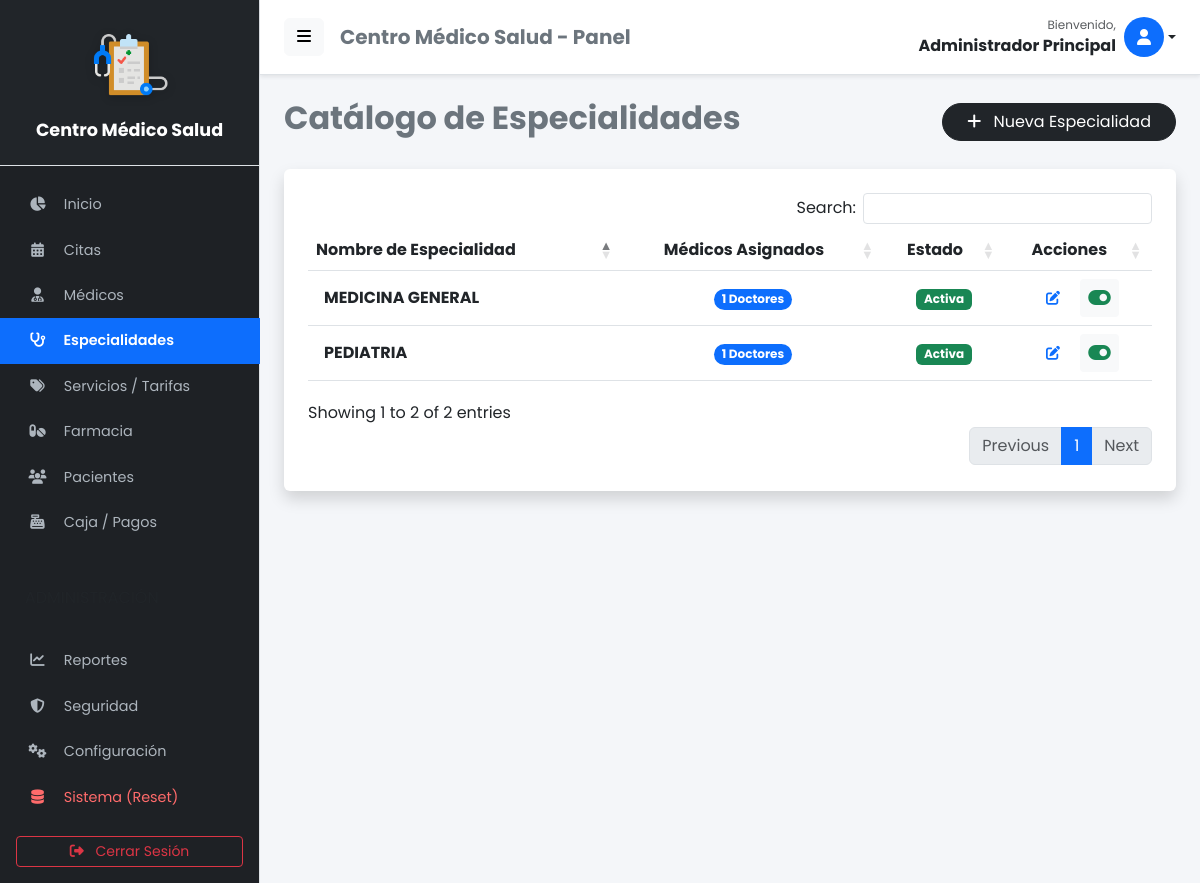
Screenshot of /especialidades (signed in) with the database file from the repository.
### tables this page shows
CREATE TABLE IF NOT EXISTS `configuracion` (
  `id` int NOT NULL,
  `nombre_clinica` varchar(100) DEFAULT NULL,
  `direccion` varchar(255) DEFAULT NULL,
  `telefono` varchar(50) DEFAULT NULL,
  `email` varchar(100) DEFAULT NULL,
  `moneda` varchar(5) DEFAULT 'S/.',
  `logo` varchar(255) DEFAULT NULL,
  PRIMARY KEY (`id`)
);

CREATE TABLE IF NOT EXISTS `especialidades` (
  `id_especialidad` int NOT NULL AUTO_INCREMENT,
  `nombre` varchar(100) NOT NULL,
  `estado` tinyint(1) DEFAULT '1',
  PRIMARY KEY (`id_especialidad`)
);

### app/controllers/EspecialidadController.php (called while the page is built, shortened)
<?php
require_once APP_ROOT . '/models/Especialidad.php';
class EspecialidadController {
    public function index() {
        $database = new Database();
        $db = $database->connect();
        $especialidadModel = new Especialidad($db);
        $resultado = $especialidadModel->leer();
        require_once APP_ROOT . '/views/admin/especialidades.php';
    }
}

### app/models/Configuracion.php (called while the page is built, shortened)
<?php
class Configuracion {
    private $conn;
    private $table = 'configuracion';
    public function __construct($db) {
        $this->conn = $db;
    }
    public function obtener() {
        $query = "SELECT * FROM " . $this->table . " WHERE id = 1";
        $stmt = $this->conn->prepare($query);
        $stmt->execute();
        return $stmt->fetch(PDO::FETCH_ASSOC);
    }
}

### app/models/Especialidad.php (called while the page is built, shortened)
<?php
class Especialidad {
    private $conn;
    private $table = 'especialidades';
    public function __construct($db) {
        $this->conn = $db;
    }
    public function leer() {
        $query = 'SELECT e.id_especialidad, e.nombre, e.estado,
                         (SELECT COUNT(*) FROM medicos m WHERE m.id_especialidad = e.id_especialidad) as total_medicos
                  FROM ' . $this->table . ' e
                  ORDER BY e.nombre ASC';
        $stmt = $this->conn->prepare($query);
        $stmt->execute();
        return $stmt;
    }
}

### app/views/admin/especialidades.php (the view, shortened to what this page needs)
<?php require_once APP_ROOT . '/views/layouts/header.php'; ?>
<div class="d-flex justify-content-between align-items-center mb-4">
    <h2 class="text-secondary fw-bold">Catálogo de Especialidades</h2>
    <button class="btn btn-dark rounded-pill px-4" data-bs-toggle="modal" data-bs-target="#modalEspecialidad">
        <i class="fas fa-plus me-2"></i> Nueva Especialidad
    </button>
</div>
<div class="card shadow border-0">
    <div class="card-body p-4">
        <div class="table-responsive">
            <table class="table table-hover align-middle" id="tablaEspecialidades" width="100%">
                <thead class="bg-light">
                    <tr>
                        <th>Nombre de Especialidad</th>
                        <th class="text-center">Médicos Asignados</th>
                        <th class="text-center">Estado</th>
                        <th class="text-center">Acciones</th>
                    </tr>
                </thead>
                <tbody>
                    <?php while($row = $resultado->fetch(PDO::FETCH_ASSOC)): ?>
                        <?php
                            $id = $row['id_especialidad'];
                            $nombre = htmlspecialchars($row['nombre'] ?? '', ENT_QUOTES);
                            $total = $row['total_medicos'];
                            $estado = isset($row['estado']) ? (int)$row['estado'] : 1;
                            $badgeClase = $estado == 1 ? 'bg-success' : 'bg-secondary';
                            $textoEstado = $estado == 1 ? 'Activa' : 'Inactiva';
                            $filaClase = $estado == 1 ? '' : 'bg-light text-muted opacity-75';
                            $btnIcono = $estado == 1 ? 'fa-toggle-on' : 'fa-toggle-off';
                            $btnColor = $estado == 1 ? 'text-success' : 'text-secondary';
                            $btnTitulo = $estado == 1 ? 'Desactivar' : 'Activar';
                        ?>
                        <tr class="<?php echo $filaClase; ?>">
                            <td class="fw-bold ps-3"><?php echo $nombre; ?></td>
                            <td class="text-center">
                                <?php if($total > 0): ?>
                                    <span class="badge bg-primary rounded-pill"><?php echo $total; ?> Doctores</span>
                                <?php else: ?>
                                    <span class="badge bg-secondary rounded-pill bg-opacity-25 text-dark">Sin personal</span>
                                <?php endif; ?>
                            </td>
                            <td class="text-center">
                                <span class="badge <?php echo $badgeClase; ?>"><?php echo $textoEstado; ?></span>
                            </td>
                            <td class="text-center">
                                <button class="btn btn-sm btn-outline-primary border-0 me-2"
                                        data-bs-toggle="modal"
                                        data-bs-target="#modalEditar"
                                        data-id="<?php echo $id; ?>"
                                        data-nombre="<?php echo $nombre; ?>"
                                        onclick="llenarModalEditar(this)">
                                    <i class="fas fa-edit"></i>
                                </button>
                                <button class="btn btn-sm btn-light border-0 fs-5 <?php echo $btnColor; ?>"
                                        title="<?php echo $btnTitulo; ?>"
                                        onclick="confirmarCambioEstado(<?php echo $id; ?>, <?php echo $estado; ?>)">
                                    <i class="fas <?php echo $btnIcono; ?>"></i>
                                </button>
                            </td>
                        </tr>
                    <?php endwhile; ?>
                </tbody>
            </table>
        </div>
    </div>
</div>
<?php require_once APP_ROOT . '/views/layouts/footer.php'; ?>

### app/views/layouts/header.php (shortened to what this page needs)
<?php
$rol = $_SESSION['user_role_id'] ?? 0;
$nombreUsuario = $_SESSION['user_name'] ?? 'Usuario';
$db_header = new Database();
$conn_header = $db_header->connect();
$configModel_header = new Configuracion($conn_header);
$empresa_header = $configModel_header->obtener();
$nombre_app = !empty($empresa_header['nombre_clinica']) ? $empresa_header['nombre_clinica'] : 'Centro Médico Salud';
$logo_app = !empty($empresa_header['logo']) ? $empresa_header['logo'] : null;
?>
<!DOCTYPE html>
<html lang="es">
<head>
    <link href="https://cdn.jsdelivr.net/npm/bootstrap@5.3.0/dist/css/bootstrap.min.css" rel="stylesheet">
    <link rel="stylesheet" href="https://cdnjs.cloudflare.com/ajax/libs/font-awesome/6.4.0/css/all.min.css">
    <link rel="stylesheet" href="https://cdn.datatables.net/1.13.4/css/dataTables.bootstrap5.min.css">
    <link rel="stylesheet" href="https://cdn.datatables.net/buttons/2.3.6/css/buttons.bootstrap5.min.css">
    <link href="https://cdn.jsdelivr.net/npm/select2@4.1.0-rc.0/dist/css/select2.min.css" rel="stylesheet" />
    <link rel="stylesheet" href="https://cdn.jsdelivr.net/npm/sweetalert2@11/dist/sweetalert2.min.css">
</head>
<body>
    <div class="d-flex" id="wrapper">
        <div class="border-end" id="sidebar-wrapper">
            <div class="sidebar-heading border-bottom bg-dark sidebar-logo-container">
                <?php if ($logo_app && file_exists(APP_ROOT . '/../public/uploads/' . $logo_app)): ?>
                    <img src="<?php echo BASE_URL; ?>/uploads/<?php echo htmlspecialchars($logo_app); ?>" alt="Logo"
                        class="sidebar-logo-img">
                <?php else: ?>
                    <div class="mb-2"><i class="fas fa-hospital-user fa-2x text-light"></i></div>
                <?php endif; ?>
                <div class="sidebar-title mt-2"><?php echo htmlspecialchars($nombre_app); ?></div>
            </div>
            <div class="list-group list-group-flush pt-3">
                <a href="<?php echo BASE_URL; ?>/home"
                    class="list-group-item list-group-item-action <?php echo strpos($_SERVER['REQUEST_URI'], '/home') !== false ? 'active' : ''; ?>">
                    <i class="fas fa-chart-pie"></i> Inicio
                </a>
                <a href="<?php echo BASE_URL; ?>/citas"
                    class="list-group-item list-group-item-action <?php echo strpos($_SERVER['REQUEST_URI'], '/citas') !== false ? 'active' : ''; ?>">
                    <i class="fas fa-calendar-alt"></i> Citas
                </a>
                <?php if ($rol == 1 || $rol == 4): ?>
                    <a href="<?php echo BASE_URL; ?>/medicos"
                        class="list-group-item list-group-item-action <?php echo strpos($_SERVER['REQUEST_URI'], '/medicos') !== false ? 'active' : ''; ?>">
                        <i class="fas fa-user-md"></i> Médicos
                    </a>
                    <a href="<?php echo BASE_URL; ?>/especialidades"
                        class="list-group-item list-group-item-action <?php echo strpos($_SERVER['REQUEST_URI'], '/especialidades') !== false ? 'active' : ''; ?>">
                        <i class="fas fa-stethoscope"></i> Especialidades
                    </a>
                    <a href="<?php echo BASE_URL; ?>/servicios"
                        class="list-group-item list-group-item-action <?php echo strpos($_SERVER['REQUEST_URI'], '/servicios') !== false ? 'active' : ''; ?>">
                        <i class="fas fa-tags"></i> Servicios / Tarifas
                    </a>
                    <a href="<?php echo BASE_URL; ?>/medicamentos"
                        class="list-group-item list-group-item-action <?php echo strpos($_SERVER['REQUEST_URI'], '/medicamentos') !== false ? 'active' : ''; ?>">
                        <i class="fas fa-pills"></i> Farmacia
                    </a>
                <?php endif; ?>
                <a href="<?php echo BASE_URL; ?>/pacientes"
                    class="list-group-item list-group-item-action <?php echo strpos($_SERVER['REQUEST_URI'], '/pacientes') !== false ? 'active' : ''; ?>">
                    <i class="fas fa-users"></i> Pacientes
                </a>
                <?php if ($rol == 1 || $rol == 4): ?>
                    <a href="<?php echo BASE_URL; ?>/caja"
                        class="list-group-item list-group-item-action <?php echo strpos($_SERVER['REQUEST_URI'], '/caja') !== false ? 'active' : ''; ?>">
                        <i class="fas fa-cash-register"></i> Caja / Pagos
                    </a>
                <?php endif; ?>
                <?php if ($rol == 1): ?>
                    <div class="sidebar-heading text-uppercase fs-6 text-muted mt-3 mb-1"
                        style="font-size: 0.75rem; padding-left: 25px; text-align: left;">Administración</div>
                    <a href="<?php echo BASE_URL; ?>/reportes"
                        class="list-group-item list-group-item-action <?php echo strpos($_SERVER['REQUEST_URI'], '/reportes') !== false ? 'active' : ''; ?>">
                        <i class="fas fa-chart-line"></i> Reportes
                    </a>
                    <a href="<?php echo BASE_URL; ?>/auditoria"
                        class="list-group-item list-group-item-action <?php echo strpos($_SERVER['REQUEST_URI'], '/auditoria') !== false ? 'active' : ''; ?>">
                        <i class="fas fa-shield-alt"></i> Seguridad
                    </a>
                    <a href="<?php echo BASE_URL; ?>/configuracion"
                        class="list-group-item list-group-item-action <?php echo strpos($_SERVER['REQUEST_URI'], '/configuracion') !== false ? 'active' : ''; ?>">
                        <i class="fas fa-cogs"></i> Configuración
                    </a>
                    <a href="<?php echo BASE_URL; ?>/sistema"
                        class="list-group-item list-group-item-action item-danger <?php echo strpos($_SERVER['REQUEST_URI'], '/sistema') !== false ? 'active' : ''; ?>">
                        <i class="fas fa-database"></i> Sistema (Reset)
                    </a>
                <?php endif; ?>
            </div>
            <div class="mt-auto p-3">
                <a href="<?php echo BASE_URL; ?>/auth/logout" class="btn btn-outline-danger w-100 btn-sm">
                    <i class="fas fa-sign-out-alt me-2"></i> Cerrar Sesión
                </a>
            </div>
        </div>
        <div id="page-content-wrapper">
            <nav class="navbar navbar-expand-lg navbar-light bg-white border-bottom py-3 px-4">
                <div class="d-flex align-items-center w-100">
                    <button class="btn btn-light" id="menu-toggle"><i class="fas fa-bars"></i></button>
                    <h5 class="ms-3 mb-0 text-secondary fw-bold d-none d-sm-block">
                        <?php echo htmlspecialchars($nombre_app); ?> - Panel</h5>
                    <div class="ms-auto dropdown">
                        <a href="#" class="d-flex align-items-center text-decoration-none dropdown-toggle text-dark"
                            id="dropdownUser1" data-bs-toggle="dropdown" aria-expanded="false">
                            <div class="text-end me-2 d-none d-lg-block">
                                <small class="text-muted d-block" style="font-size: 0.75rem;">Bienvenido,</small>
                                <span class="fw-bold"><?php echo $nombreUsuario; ?></span>
                            </div>
                            <div class="bg-primary text-white rounded-circle d-flex align-items-center justify-content-center"
                                style="width: 40px; height: 40px;">
                                <i class="fas fa-user"></i>
                            </div>
                        </a>
                    </div>
                </div>
            </nav>
            <div class="container-fluid px-4 py-4">

### app/views/layouts/header.php (style rules this page uses)
body { font-family: 'Poppins', sans-serif; background-color: #f4f6f9; overflow-x: hidden; }
#wrapper { display: flex; width: 100%; }
#sidebar-wrapper { min-height: 100vh; width: 260px; margin-left: 0; transition: margin 0.25s ease-out; background-color: #1e2125; }
#sidebar-wrapper .sidebar-heading { padding: 1.5rem 1.25rem; font-size: 1.1rem; color: #fff; text-align: center; }
#sidebar-wrapper .list-group { width: 260px; }
#page-content-wrapper { width: 100%; }
.list-group-item { border: none; padding: 12px 25px; font-size: 0.9rem; color: #adb5bd; background-color: transparent; transition: all 0.3s; }
.list-group-item.active { background-color: #0d6efd; color: #fff; font-weight: 600; }
.list-group-item i { width: 25px; text-align: center; margin-right: 10px; }
.navbar { box-shadow: 0 2px 4px rgba(0, 0, 0, .08); background: #fff; }
.item-danger { color: #ff6b6b !important; }
.sidebar-logo-container { display: flex; flex-direction: column; align-items: center; justify-content: center; padding: 1.5rem 1rem; min-height: 120px; }
.sidebar-logo-img { max-width: 90%; max-height: 80px; object-fit: contain; margin-bottom: 0.5rem; filter: drop-shadow(0 2px 4px rgba(0, 0, 0, 0.2)); transition: transform 0.3s ease; }
.sidebar-title { font-size: 1.1rem; font-weight: 700; color: #fff; text-align: center; line-height: 1.2; word-wrap: break-word; }

### rows the page displays
configuracion: logo (picture), nombre_clinica "Centro Médico Salud"
especialidades: nombre "MEDICINA GENERAL", total "1", estado "Activa"
especialidades: nombre "PEDIATRIA", total "1", estado "Activa"

### other values shown
$nombreUsuario "Administrador Principal"
